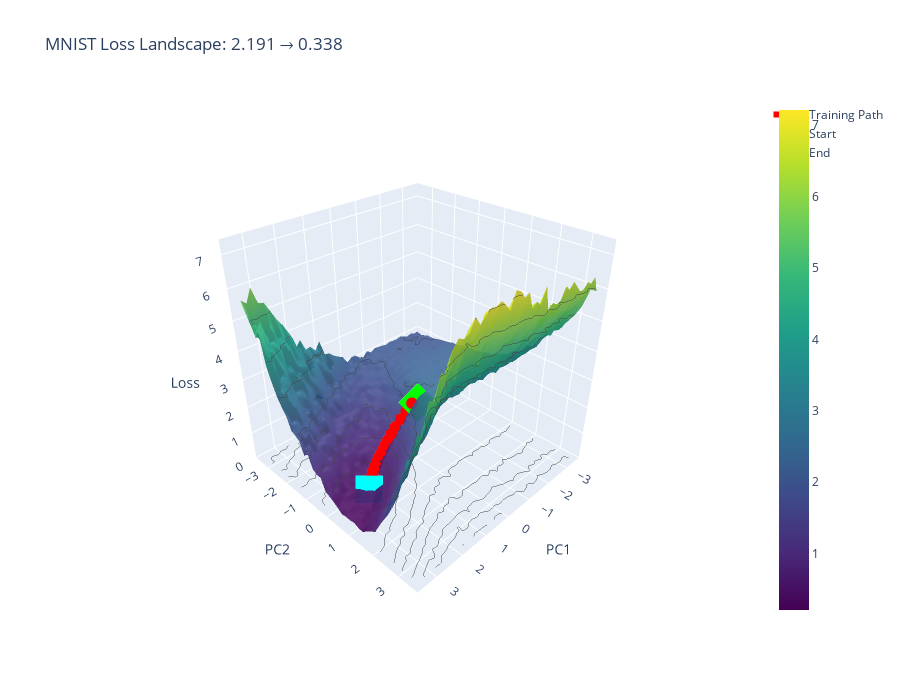

Notebook code cell kept with this figure:
### Code cell
import torch
import torch.nn as nn
import torch.nn.functional as F
from torch.utils.data import DataLoader, Subset
import torchvision
import torchvision.transforms as transforms
import numpy as np
import plotly.graph_objects as go

# Set seed
torch.manual_seed(42)
np.random.seed(42)

# Simple MNIST Network
class SimpleNet(nn.Module):
    def __init__(self, hidden_dim=20):
        super(SimpleNet, self).__init__()
        self.fc1 = nn.Linear(784, hidden_dim)
        self.fc2 = nn.Linear(hidden_dim, 10)
        
    def forward(self, x):
        x = x.view(-1, 784)
        x = F.relu(self.fc1(x))
        return self.fc2(x)

# Load MNIST subset
def load_mnist(train_samples=1000, batch_size=64):
    transform = transforms.Compose([
        transforms.ToTensor(),
        transforms.Normalize((0.1307,), (0.3081,))
    ])
    
    train_dataset = torchvision.datasets.MNIST(
        root='./data', train=True, download=True, transform=transform
    )
    
    train_subset = Subset(train_dataset, range(train_samples))
    train_loader = DataLoader(train_subset, batch_size=batch_size, shuffle=True)
    
    return train_loader

# Train and record trajectory
def train_and_record(model, train_loader, epochs=30, lr=0.01):
    device = torch.device('cuda' if torch.cuda.is_available() else 'cpu')
    model = model.to(device)
    
    criterion = nn.CrossEntropyLoss()
    optimizer = torch.optim.SGD(model.parameters(), lr=lr)
    
    # Helper to get/set all parameters as single vector
    def get_params():
        return torch.cat([p.data.view(-1) for p in model.parameters()])
    
    # Record trajectory
    initial_params = get_params().clone()
    param_trajectory = [initial_params.clone()]
    losses = []
    
    print("Training...")
    for epoch in range(epochs):
        epoch_loss = 0
        for data, target in train_loader:
            data, target = data.to(device), target.to(device)
            
            optimizer.zero_grad()
            output = model(data)
            loss = criterion(output, target)
            loss.backward()
            optimizer.step()
            epoch_loss += loss.item()
        
        param_trajectory.append(get_params().clone())
        avg_loss = epoch_loss / len(train_loader)
        losses.append(avg_loss)
        
        if epoch % 10 == 0:
            print(f"Epoch {epoch}: Loss = {avg_loss:.4f}")
    
    # Get PCA directions for projection
    param_changes = torch.stack([p - initial_params for p in param_trajectory[1:]])
    U, S, V = torch.svd(param_changes.t())
    direction1 = U[:, 0]
    direction2 = U[:, 1] if U.shape[1] > 1 else torch.randn_like(direction1)
    direction2 = direction2 - direction1.dot(direction2) * direction1
    direction2 = direction2 / direction2.norm()
    
    # Project trajectory to 2D
    trajectory_2d = []
    for params in param_trajectory[1:]:  # Skip initial (it's at origin)
        diff = params - initial_params
        alpha = diff.dot(direction1).item()
        beta = diff.dot(direction2).item()
        trajectory_2d.append([alpha, beta])
    
    return trajectory_2d, losses, direction1, direction2, initial_params

# Compute loss landscape
def compute_landscape(model, train_loader, initial_params, direction1, direction2, 
                     trajectory_2d, resolution=40):
    device = torch.device('cuda' if torch.cuda.is_available() else 'cpu')
    model = model.to(device)
    criterion = nn.CrossEntropyLoss()
    
    # Helper to set parameters
    def set_params(params):
        idx = 0
        for p in model.parameters():
            size = p.numel()
            p.data = params[idx:idx+size].view_as(p)
            idx += size
    
    # Get scale from trajectory
    alphas = [t[0] for t in trajectory_2d]
    betas = [t[1] for t in trajectory_2d]
    scale = max(abs(min(alphas)), abs(max(alphas)), abs(min(betas)), abs(max(betas)), 0.1) * 1.5
    
    # Create grid
    alpha_range = np.linspace(-scale, scale, resolution)
    beta_range = np.linspace(-scale, scale, resolution)
    Alpha, Beta = np.meshgrid(alpha_range, beta_range)
    Loss_surface = np.zeros_like(Alpha)
    
    print(f"Computing landscape ({resolution}x{resolution})...")
    
    # Compute loss at each point
    for i in range(resolution):
        if i % 10 == 0:
            print(f"  {i}/{resolution}")
        for j in range(resolution):
            # Set parameters to this point
            test_params = initial_params + alpha_range[i] * direction1 + beta_range[j] * direction2
            set_params(test_params)
            
            # Compute loss (on subset for speed)
            total_loss = 0
            count = 0
            with torch.no_grad():
                for batch_idx, (data, target) in enumerate(train_loader):
                    if batch_idx >= 5:  # Use only first 5 batches
                        break
                    data, target = data.to(device), target.to(device)
                    output = model(data)
                    loss = criterion(output, target)
                    total_loss += loss.item()
                    count += 1
            
            Loss_surface[j, i] = total_loss / count
    
    return Alpha, Beta, Loss_surface

# Create 3D plot
def create_3d_plot(Alpha, Beta, Loss_surface, trajectory_2d, losses):
    fig = go.Figure()
    
    # Add surface
    fig.add_trace(go.Surface(
        x=Alpha, y=Beta, z=Loss_surface,
        colorscale='Viridis',
        opacity=0.9,
        contours={"z": {"show": True, "project": {"z": True}}}
    ))
    
    # Add trajectory
    x_traj = [t[0] for t in trajectory_2d]
    y_traj = [t[1] for t in trajectory_2d]
    
    fig.add_trace(go.Scatter3d(
        x=x_traj, y=y_traj, z=losses,
        mode='lines+markers',
        line=dict(color='red', width=6),
        marker=dict(size=4, color='red'),
        name='Training Path'
    ))
    
    # Mark start and end
    fig.add_trace(go.Scatter3d(
        x=[0], y=[0], z=[losses[0]],  # Start at origin
        mode='markers',
        marker=dict(size=10, color='lime', symbol='diamond'),
        name='Start'
    ))
    
    fig.add_trace(go.Scatter3d(
        x=[x_traj[-1]], y=[y_traj[-1]], z=[losses[-1]],
        mode='markers',
        marker=dict(size=10, color='cyan', symbol='square'),
        name='End'
    ))
    
    fig.update_layout(
        title=f"MNIST Loss Landscape: {losses[0]:.3f} → {losses[-1]:.3f}",
        scene=dict(
            xaxis_title="PC1", yaxis_title="PC2", zaxis_title="Loss",
            camera=dict(eye=dict(x=1.5, y=1.5, z=1.3))
        ),
        height=700
    )
    
    return fig

# ============================================
# MAIN EXECUTION
# ============================================

# Load data
print("Loading MNIST...")
train_loader = load_mnist(train_samples=1000, batch_size=64)

# Create and train model
model = SimpleNet(hidden_dim=20)
trajectory_2d, losses, dir1, dir2, init_params = train_and_record(
    model, train_loader, epochs=30, lr=0.01
)

# Compute landscape
Alpha, Beta, Loss_surface = compute_landscape(
    model, train_loader, init_params, dir1, dir2, trajectory_2d, resolution=40
)

# Create and show plot
fig = create_3d_plot(Alpha, Beta, Loss_surface, trajectory_2d, losses)
fig.show()

### Figure 1 — Plotly figure (JSON) as saved in the notebook; plotly's stock layout.template omitted (floating-point values rounded to 4 significant figures; data arrays with more than 128 entries replaced by an {"elided": "..."} marker saying what was removed)
{"data": [{"colorscale": [[0, "#440154"], [0.1111, "#482878"], [0.2222, "#3e4989"], [0.3333, "#31688e"], [0.4444, "#26828e"], [0.5556, "#1f9e89"], [0.6667, "#35b779"], [0.7778, "#6ece58"], [0.8889, "#b5de2b"], [1, "#fde725"]], "contours": {"z": {"project": {"z": true}, "show": true}}, "opacity": 0.9, "type": "surface", "x": {"elided": "40x40 float values"}, "y": {"elided": "40x40 float values"}, "z": {"elided": "40x40 float values"}}, {"line": {"color": "red", "width": 6}, "marker": {"color": "red", "size": 4}, "mode": "lines+markers", "name": "Training Path", "type": "scatter3d", "x": [0.1551, 0.3293, 0.5069, 0.6829, 0.8488, 0.9991, 1.131, 1.249, 1.353, 1.445, 1.527, 1.601, 1.667, 1.729, 1.786, 1.839, 1.888, 1.933, 1.977, 2.017, 2.054, 2.091, 2.125, 2.156, 2.187, 2.217, 2.245, 2.272, 2.298, 2.322], "y": [-0.09656, -0.1761, -0.2374, -0.2791, -0.3012, -0.3064, -0.2967, -0.2818, -0.262, -0.237, -0.2106, -0.1827, -0.154, -0.1261, -0.09807, -0.07011, -0.04242, -0.01538, 0.009846, 0.03629, 0.06202, 0.08616, 0.111, 0.1367, 0.1585, 0.1814, 0.2036, 0.2248, 0.246, 0.2673], "z": [2.191, 1.937, 1.699, 1.475, 1.279, 1.111, 0.9789, 0.8713, 0.7852, 0.7228, 0.671, 0.6279, 0.5918, 0.5575, 0.535, 0.5079, 0.4891, 0.4738, 0.4523, 0.4363, 0.4265, 0.4155, 0.397, 0.389, 0.3763, 0.3659, 0.3568, 0.3525, 0.343, 0.3379]}, {"marker": {"color": "lime", "size": 10, "symbol": "diamond"}, "mode": "markers", "name": "Start", "type": "scatter3d", "x": [0], "y": [0], "z": [2.191]}, {"marker": {"color": "cyan", "size": 10, "symbol": "square"}, "mode": "markers", "name": "End", "type": "scatter3d", "x": [2.322], "y": [0.2673], "z": [0.3379]}], "layout": {"height": 700, "scene": {"camera": {"eye": {"x": 1.5, "y": 1.5, "z": 1.3}}, "xaxis": {"title": {"text": "PC1"}}, "yaxis": {"title": {"text": "PC2"}}, "zaxis": {"title": {"text": "Loss"}}}, "title": {"text": "MNIST Loss Landscape: 2.191 → 0.338"}}}
